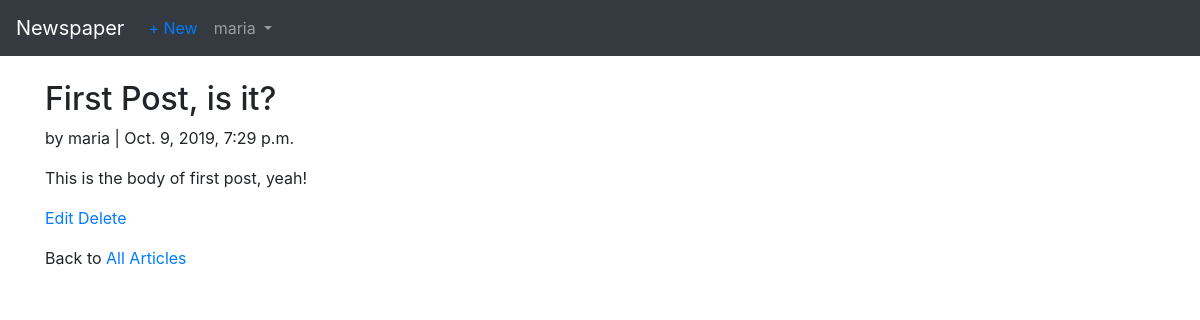
/articles/1/ (signed in), run on the app's committed database.
### users/models.py (models this page shows)
class CustomUser(AbstractUser):
    age = models.PositiveIntegerField(null=True, blank=True)

### articles/models.py (models this page shows, shortened)
class Article(models.Model):
    title = models.CharField(max_length=255)
    body = models.TextField()
    date = models.DateTimeField(auto_now_add=True)
    author = models.ForeignKey(get_user_model(), on_delete=models.CASCADE)

### articles/views.py (the view)
# urls.py: path('<int:pk>/', ArticleDetailView.as_view(), name='article_detail'),
class ArticleDetailView(LoginRequiredMixin, DetailView):
    model = Article
    template_name = 'article_detail.html'
    login_url = 'login'

### templates/article_detail.html
{% extends 'base.html' %}
{% block content %}
<div class="article-entry">
    <h2>{{ object.title }}</h2>
    <p>by {{ object.author }} | {{ object.date }} </p>
    <p>{{ object.body }}</p>
</div>
<p>
    <a href="{% url 'article_edit' article.pk %}">Edit</a>
    <a href="{% url 'article_delete' article.pk %}">Delete</a>
</p>
<p>
    Back to <a href="{% url 'article_list' %}">All Articles</a>
</p>
{% endblock content %}

### templates/base.html (shortened to what this page needs)
<!DOCTYPE html>
<html lang="en">
<head>
    <link rel="stylesheet" href="https://stackpath.bootstrapcdn.com/bootstrap/4.3.1/css/bootstrap.min.css">
</head>
<body>
    <nav class="navbar navbar-expand-md navbar-dark bg-dark mb-4">
        <a href="{% url 'home' %}" class="navbar-brand">Newspaper</a>
        <div class="collapse navbar-collapse" id="navbarCollapse">
            {% if user.is_authenticated %}
            <ul class="navbar-nav mr-auto">
                <li class="nav-link nav-item">
                        <a href="{% url 'article_new' %}"
                        >
                        + New
                    </a>
                <li class="nav-item">
                    <a href="#"
                    class="nav-link dropdown-toggle"
                    id="userMenu"
                    data-toggle="dropdown"
                    aria-haspopup="true"
                    aria-expanded="false">
                    {{ user.username }}
                </a>
                </li>
            </ul>
            {% else %}
                <form class="form-inline ml-auto">
                    <a href="{% url 'login' %}" class="btn btn-outline-secondary">Log In</a>
                    <a href="{% url 'signup' %}" class="btn btn-primary ml-2">Sign up</a>
                </form>
            {% endif %}
        </div>
    </nav>
    <div class="container">
        {% block content %}
        {% endblock content %}
    </div>
</body>
</html>

### data on the page
CustomUser: username "maria"
Article: title "First Post, is it?", author "maria", date "Oct. 9, 2019, 7:29 p.m.", body "This is the body of first post, yeah!"
